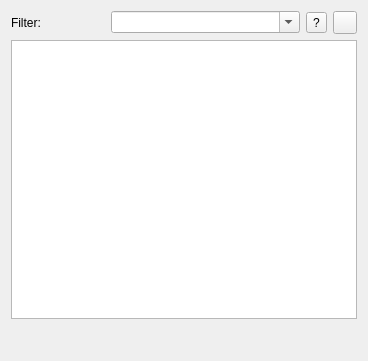
<?xml version="1.0" encoding="UTF-8"?>
<ui version="4.0">
 <class>FilterInstanceEditor</class>
 <widget class="QWidget" name="FilterInstanceEditor">
  <property name="geometry">
   <rect>
    <x>0</x>
    <y>0</y>
    <width>368</width>
    <height>361</height>
   </rect>
  </property>
  <property name="windowTitle">
   <string>Form</string>
  </property>
  <layout class="QGridLayout" name="gridLayout">
   <item row="3" column="0" colspan="2">
    <widget class="QTreeView" name="lstOptions">
     <property name="sizePolicy">
      <sizepolicy hsizetype="Preferred" vsizetype="Expanding">
       <horstretch>0</horstretch>
       <verstretch>0</verstretch>
      </sizepolicy>
     </property>
     <property name="verticalScrollMode">
      <enum>QAbstractItemView::ScrollPerPixel</enum>
     </property>
     <property name="horizontalScrollMode">
      <enum>QAbstractItemView::ScrollPerPixel</enum>
     </property>
     <property name="indentation">
      <number>0</number>
     </property>
     <property name="itemsExpandable">
      <bool>false</bool>
     </property>
     <property name="allColumnsShowFocus">
      <bool>true</bool>
     </property>
    </widget>
   </item>
   <item row="0" column="0" colspan="2">
    <layout class="QHBoxLayout" name="horizontalLayout">
     <item>
      <widget class="QLabel" name="label">
       <property name="sizePolicy">
        <sizepolicy hsizetype="Preferred" vsizetype="Preferred">
         <horstretch>1</horstretch>
         <verstretch>0</verstretch>
        </sizepolicy>
       </property>
       <property name="text">
        <string>Filter:</string>
       </property>
      </widget>
     </item>
     <item>
      <widget class="QComboBox" name="cbxFilter">
       <property name="sizePolicy">
        <sizepolicy hsizetype="Preferred" vsizetype="Fixed">
         <horstretch>2</horstretch>
         <verstretch>0</verstretch>
        </sizepolicy>
       </property>
       <property name="editable">
        <bool>true</bool>
       </property>
       <property name="insertPolicy">
        <enum>QComboBox::NoInsert</enum>
       </property>
      </widget>
     </item>
     <item>
      <widget class="QToolButton" name="btnFilterHelp">
       <property name="text">
        <string>?</string>
       </property>
       <property name="icon">
        <iconset resource="bibolamazi_res.qrc">
         <normaloff>:/pic/question.png</normaloff>:/pic/question.png</iconset>
       </property>
      </widget>
     </item>
     <item>
      <widget class="QToolButton" name="btnAddFavorite">
       <property name="toolTip">
        <string>Add this full command line to your favorites</string>
       </property>
       <property name="icon">
        <iconset resource="bibolamazi_res.qrc">
         <normaloff>:/pic/bookmark.png</normaloff>:/pic/bookmark.png</iconset>
       </property>
      </widget>
     </item>
    </layout>
   </item>
   <item row="4" column="0" colspan="2">
    <widget class="QLabel" name="lblOptionHelp">
     <property name="sizePolicy">
      <sizepolicy hsizetype="Minimum" vsizetype="Preferred">
       <horstretch>0</horstretch>
       <verstretch>0</verstretch>
      </sizepolicy>
     </property>
     <property name="minimumSize">
      <size>
       <width>0</width>
       <height>25</height>
      </size>
     </property>
     <property name="text">
      <string/>
     </property>
     <property name="textFormat">
      <enum>Qt::PlainText</enum>
     </property>
     <property name="wordWrap">
      <bool>true</bool>
     </property>
    </widget>
   </item>
  </layout>
 </widget>
 <resources>
  <include location="bibolamazi_res.qrc"/>
 </resources>
 <connections/>
</ui>
